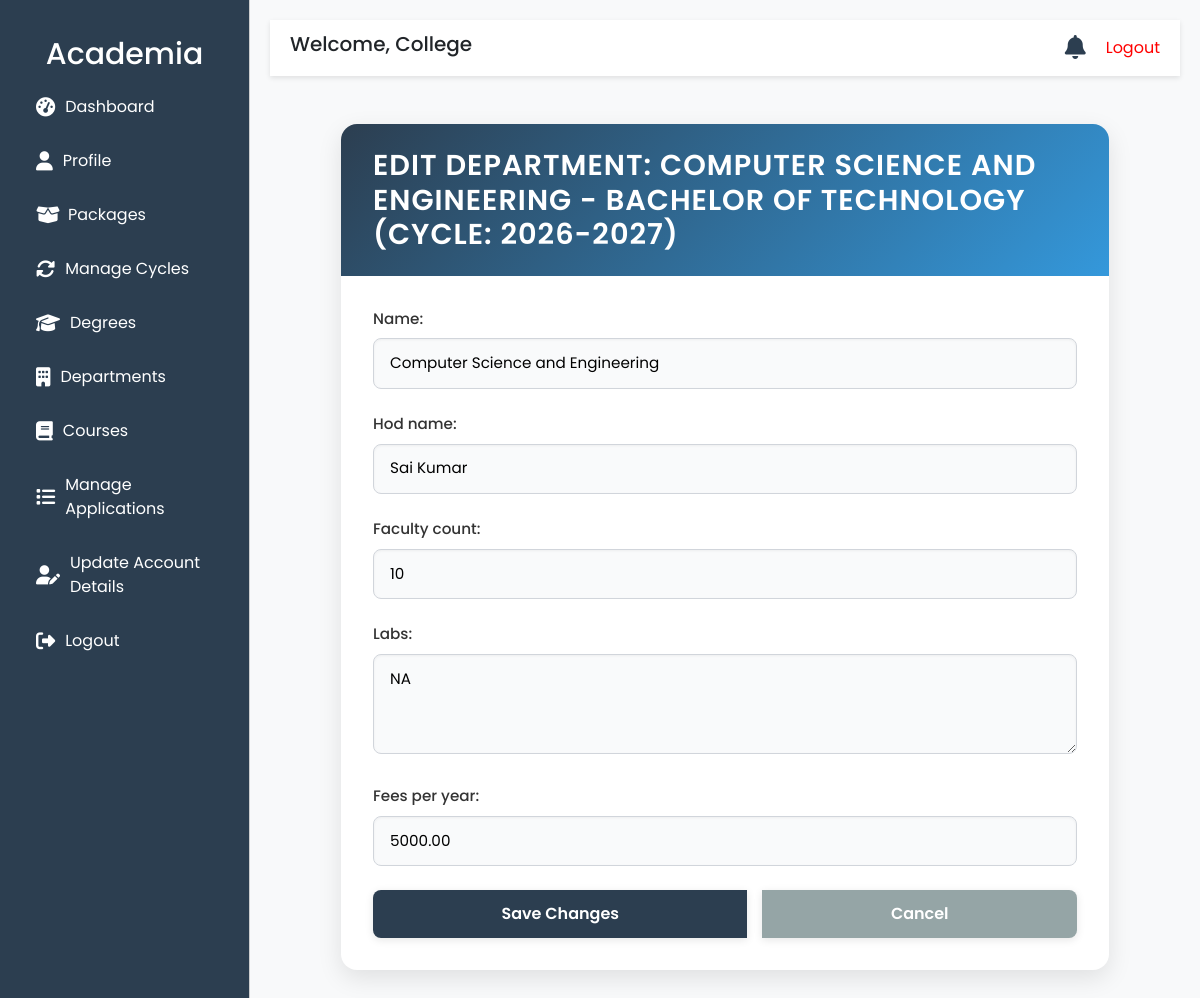
Page /colleges/departments/edit/2/?cycle_id=2 (signed in) on the committed database.
### core/models.py (models this page shows, shortened)
class User(AbstractUser):
    USER_TYPE_CHOICES = (
        ('student', 'Student'),
        ('school', 'School'),
        ('college', 'College'),
        ('super_admin', 'Super Admin'),
    )
    user_type = models.CharField(max_length=20, choices=USER_TYPE_CHOICES, default='student')
    is_approved = models.BooleanField(default=False)
    last_login = models.DateTimeField(null=True, blank=True)
    last_logout = models.DateTimeField(null=True, blank=True)
    password_reset_requested_at = models.DateTimeField(null=True, blank=True)
    password_reset_created_at = models.DateTimeField(null=True, blank=True)
    email = models.EmailField(unique=True, error_messages={
        'unique': "A user with that email already exists.",
    })
    objects = CustomUserManager()

### colleges/models.py (models this page shows, shortened)
class CollegeProfile(models.Model):
    user = models.OneToOneField(User, on_delete=models.CASCADE, related_name='college_profile')
    college_name = models.CharField(max_length=255)
    principal_name = models.CharField(max_length=100)
    contact_phone = models.CharField(max_length=15)
    alternate_phone_number = models.CharField(max_length=15, blank=True, null=True)
    contact_email = models.EmailField()
    college_type = models.CharField(
        max_length=50,
        choices=[('Private', 'Private'), ('Government', 'Government'), ('Autonomous', 'Autonomous')]
    )
    affiliation = models.CharField(max_length=100)
    accreditation = models.CharField(
        max_length=100,
        choices=[('AICTE', 'AICTE'), ('NAAC', 'NAAC'), ('NBA', 'NBA'), ('', 'Other')]
    )
    courses_offered = models.TextField(blank=True, null=True)
    streams_available = models.TextField(blank=True, null=True)
    medium_of_instruction = models.CharField(
        max_length=50,
        choices=[('English', 'English'), ('Telugu', 'Telugu'), ('Hindi', 'Hindi'), ('Other', 'Other')],
        blank=True,
        null=True
    )
    established_year = models.IntegerField()
    total_students = models.IntegerField()
    total_faculty = models.IntegerField()
    college_code = models.CharField(max_length=50, blank=True, null=True)
    website = models.URLField(blank=True, null=True)
    hostel_availability = models.BooleanField(default=False)
    hostel_capacity_boys = models.IntegerField(blank=True, null=True)
    hostel_capacity_girls = models.IntegerField(blank=True, null=True)
    library = models.BooleanField(default=False)
    library_books_count = models.IntegerField(blank=True, null=True)
    labs = models.TextField(blank=True, null=True)
    placement_cell = models.BooleanField(default=False)
    placement_percentage = models.FloatField(blank=True, null=True)
    top_recruiters = models.TextField(blank=True, null=True)
    other_facilities = models.TextField(blank=True, null=True)
    street_address = models.CharField(max_length=255)
    city = models.CharField(max_length=100)
    state = models.CharField(max_length=100, blank=True)
    district = models.CharField(max_length=100, blank=True)
    pincode = models.CharField(max_length=10)
    profile_pic = models.ImageField(upload_to='college_logos/', blank=True, null=True)
    accreditation_certificate = models.FileField(upload_to='college_certificates/', blank=True, null=True)
    brochure = models.FileField(upload_to='college_brochures/', blank=True, null=True)
    created_at = models.DateTimeField(default=timezone.now)
    updated_at = models.DateTimeField(default=timezone.now)

class Department(models.Model):
    college = models.ForeignKey(CollegeProfile, on_delete=models.CASCADE, related_name='departments')
    degree = models.ForeignKey(Degree, on_delete=models.CASCADE, related_name='departments')
    cycle = models.ForeignKey(AdmissionCycle, on_delete=models.CASCADE, help_text="The cycle this department is offered in")
    name = models.CharField(max_length=100)
    hod_name = models.CharField(max_length=100, blank=True)
    faculty_count = models.PositiveIntegerField(default=0)
    labs = models.TextField(blank=True)
    fees_per_year = models.DecimalField(max_digits=10, decimal_places=2)
    class Meta:
        unique_together = ('degree', 'cycle', 'name')  # Unique department name per degree and cycle

class Degree(models.Model):
    college = models.ForeignKey(CollegeProfile, on_delete=models.CASCADE, related_name='degrees')
    cycle = models.ForeignKey(AdmissionCycle, on_delete=models.CASCADE, help_text="The cycle this degree is offered in")
    name = models.CharField(max_length=100)
    duration = models.CharField(max_length=50)
    eligibility_criteria = models.TextField(blank=True)
    class Meta:
        unique_together = ('college', 'cycle', 'name')  # Unique degree name per college and cycle

class AdmissionCycle(models.Model):
    college = models.ForeignKey(CollegeProfile, on_delete=models.CASCADE)
    year = models.CharField(max_length=9)  # Remove unique=True
    start_date = models.DateField()
    end_date = models.DateField()
    is_active = models.BooleanField(default=False)
    is_archived = models.BooleanField(default=False)
    created_at = models.DateTimeField(auto_now_add=True)
    class Meta:
        unique_together = ('college', 'year')  # Ensure year is unique per college

### colleges/views.py (the view)
# urls.py: path('departments/edit/<int:department_id>/', views.edit_department, name='edit_department'),
@login_required
def edit_department(request, department_id):
    college_profile = get_object_or_404(CollegeProfile, user=request.user)
    department = get_object_or_404(Department, id=department_id, college=college_profile)
    selected_cycle_id = request.GET.get('cycle_id')
    if not selected_cycle_id:
        messages.error(request, "Please select a cycle first.")
        return redirect('colleges:department_list')
    selected_cycle = get_object_or_404(AdmissionCycle, id=selected_cycle_id, college=college_profile)
    if request.method == 'POST':
        form = DepartmentForm(request.POST, instance=department)
        if form.is_valid():
            try:
                updated_department = form.save(commit=False)
                updated_department.college = college_profile
                updated_department.degree = department.degree  # Preserve original degree
                updated_department.cycle = selected_cycle  # Preserve cycle
                updated_department.save()
                messages.success(request, f"Department {updated_department.name} updated successfully!")
                return redirect(reverse('colleges:department_list') + f'?cycle_id={selected_cycle_id}')
            except IntegrityError:
                messages.error(request, f"Department '{updated_department.name}' already exists for this degree and cycle. Please choose a different name.")
    else:
        form = DepartmentForm(instance=department)
    return render(request, 'colleges/edit_department.html', {
        'form': form,
        'college_profile': college_profile,
        'department': department,
        'degree': department.degree,
        'selected_cycle': selected_cycle,
    })

### colleges/forms.py
class DepartmentForm(forms.ModelForm):
    class Meta:
        model = Department
        fields = ['name', 'hod_name', 'faculty_count', 'labs', 'fees_per_year']
        widgets = {
            'labs': forms.Textarea(attrs={'rows': 3}),
        }

### core/context_processors.py (called while the page is built)
def notifications(request):
    if request.user.is_authenticated:
        user_notifications = Notification.objects.filter(user=request.user).order_by('-created_at')[:5]
        unread_count = Notification.objects.filter(user=request.user, is_read=False).count()
    else:
        user_notifications = []
        unread_count = 0
    return {
        'notifications': user_notifications,
        'unread_notifications_count': unread_count,
    }

### colleges/templates/colleges/edit_department.html (shortened to what this page needs)
{% extends 'colleges/base.html' %}
{% block content %}
<div class="edit-department-container mt-5">
    <div class="card">
        <div class="card-header">
            <h3>Edit Department: {{ department.name }} - {{ degree.name }} (Cycle: {{ selected_cycle.year }})</h3>
        </div>
        <div class="card-body">
            <form method="post">
                {% for field in form %}
                    <div class="form-group">
                        {{ field.label_tag }}
                        {{ field }}
                    </div>
                {% endfor %}
                <div class="btn-group">
                    <button type="submit" class="btn btn-primary">Save Changes</button>
                    <a href="{% url 'colleges:department_list' %}?cycle_id={{ selected_cycle.id }}" class="btn btn-secondary">Cancel</a>
                </div>
            </form>
        </div>
    </div>
</div>
{% endblock %}

### colleges/templates/colleges/base.html (shortened to what this page needs)
<!DOCTYPE html>
<html lang="en">
<head>
    <link href="https://cdn.jsdelivr.net/npm/bootstrap@5.3.0/dist/css/bootstrap.min.css" rel="stylesheet">
    <link rel="stylesheet" href="https://cdnjs.cloudflare.com/ajax/libs/font-awesome/6.4.0/css/all.min.css">
</head>
<body>
    <div class="sidebar offcanvas offcanvas-start" tabindex="-1" id="sidebarMenu" aria-labelledby="sidebarMenuLabel">
        <div class="offcanvas-body">
            <h4 class="text-center sidebar-header" style="font-size: 30px !important;">Academia</h4>
            <a href="{% url 'colleges:dashboard' %}">
                <i class="fas fa-tachometer-alt"></i> Dashboard
            </a>
            <a href="{% url 'colleges:college_profile' %}">
                <i class="fas fa-user"></i> Profile
            </a>
            <a href="{% url 'colleges:packages' %}">
                <i class="fas fa-box-open me-2"></i> Packages
            </a>
            <a href="{% url 'colleges:cycle_list' %}">
                <i class="fas fa-sync-alt"></i> Manage Cycles
            </a>
            <a href="{% url 'colleges:degree_list' %}">
                <i class="fas fa-graduation-cap"></i> Degrees
            </a>
            <a href="{% url 'colleges:department_list' %}">
                <i class="fas fa-building"></i> Departments
            </a>
            <a href="{% url 'colleges:course_list_all' %}">
                <i class="fas fa-book"></i> Courses
            </a>
            {% if user.is_authenticated and user.user_type == 'college' and user.college_profile %}
                <a href="{% url 'colleges:manage_applications' college_id=user.college_profile.id %}">
                    <i class="fas fa-list"></i> Manage Applications
                </a>
            {% else %}
                <a href="#" class="disabled">
                    <i class="fas fa-list"></i> Manage Applications (Profile Required)
                </a>
            {% endif %}
            <a href="{% url 'colleges:update_college_details' %}" class="text-indigo-600 hover:underline"> <i class="fas fa-user-edit"></i>Update Account Details</a>
            <a href="{% url 'core:logout' %}">
                <i class="fas fa-sign-out-alt"></i> Logout
            </a>
        </div>
    </div>
    <div class="main-content">
        <div class="top-bar">
            <div class="d-flex align-items-center">
                <h5 class="welcome-text">Welcome, {{ user.college_profile.college_name|default:user.username }}</h5>
            </div>
            <div class="d-flex align-items-center">
                <div class="notifications-wrapper">
                    <a href="#" class="notifications-icon" data-bs-toggle="dropdown" aria-expanded="false" id="notificationTrigger">
                        <i class="fas fa-bell"></i>
                    </a>
                </div>
                <a href="{% url 'core:logout' %}" class="" style="color: red; text-decoration:none;">Logout</a>
            </div>
        </div>
        {% block content %}
        {% endblock %}
    </div>
</body>
</html>

### colleges/templates/colleges/base.html (style rules this page uses)
body { font-family: 'Poppins', sans-serif; background-color: #f8f9fa; }
.sidebar { min-height: 100vh; background-color: #2C3E50; color: white; padding-top: 20px; position: fixed; width: 250px !important; top: 0; left: 0; z-index: 2000; display: block !important; visibility: visible !important; opacity: 1 !important; }
.sidebar a { color: white; padding: 15px 20px; display: flex; align-items: center; text-decoration: none; }
.sidebar a i { margin-right: 10px; font-size: 1.2rem; }
.main-content { margin-left: 250px; padding: 20px; }
.top-bar { background-color: white; padding: 10px 20px; box-shadow: 0 2px 5px rgba(0, 0, 0, 0.1); display: flex; justify-content: space-between; align-items: center; z-index: 1000; }
.notifications-wrapper { position: relative; margin-right: 20px; }
.notifications-icon { font-size: 1.5rem; color: #2C3E50; cursor: pointer; position: relative; }
.card { border: none; box-shadow: 0 2px 10px rgba(0, 0, 0, 0.1); margin-bottom: 20px; }
@media (min-width: 1150px) { .sidebar.offcanvas { display: block !important; transform: none !important; visibility: visible !important; } }
@media (min-width: 1150px) { .welcome-text { display: inline !important; } }
@media (min-width: 1150px) { .sidebar-header { display: block !important; } }

### colleges/templates/colleges/edit_department.html (style rules this page uses)
.edit-department-container { max-width: 800px; margin: 2.5rem auto; padding: 0 1rem; }
.card { border: none; border-radius: 16px; box-shadow: 0 8px 24px rgba(0, 0, 0, 0.1); overflow: hidden; background: #ffffff; transition: transform 0.3s ease; }
.card-header { background: linear-gradient(135deg, #2C3E50 0%, #3498DB 100%); color: #ffffff; padding: 1.5rem 2rem; border-bottom: none; border-radius: 16px 16px 0 0; }
.card-header h3 { margin: 0; font-size: 1.8rem; font-weight: 600; text-transform: uppercase; letter-spacing: 1px; }
.card-body { padding: 2rem; }
.form-group { margin-bottom: 1.5rem; }
.form-group label { font-weight: 500; color: #333333; margin-bottom: 0.5rem; display: block; font-size: 0.95rem; }
.form-group input, .form-group textarea { width: 100%; padding: 0.8rem 1rem; border: 1px solid #d1d5db; border-radius: 8px; font-size: 0.95rem; background: #f9fafb; transition: all 0.3s ease; box-shadow: inset 0 1px 3px rgba(0, 0, 0, 0.05); }
.form-group textarea { resize: vertical; min-height: 100px; }
.btn-group { display: flex; gap: 1rem; margin-top: 1.5rem; }
.btn { padding: 0.75rem 1.5rem; font-size: 1rem; border-radius: 8px; transition: all 0.3s ease; font-weight: 600; box-shadow: 0 2px 8px rgba(0, 0, 0, 0.1); }
.btn-primary { background-color: #2C3E50; border: none; color: #ffffff; }
.btn-secondary { background-color: #95A5A6; border: none; color: #ffffff; }

### rows in the picture
User: college_profile.college_name "College"
Department: name "COMPUTER SCIENCE AND ENGINEERING", form "Computer Science and Engineering" "Sai Kumar" "10" "NA" "5000.00"
Degree: name "BACHELOR OF TECHNOLOGY"
AdmissionCycle: year "2026-2027"

### other values in the picture
{{ field.label_tag }} "Name:" "Hod name:" "Faculty count:" "Labs:" "Fees per year:"
